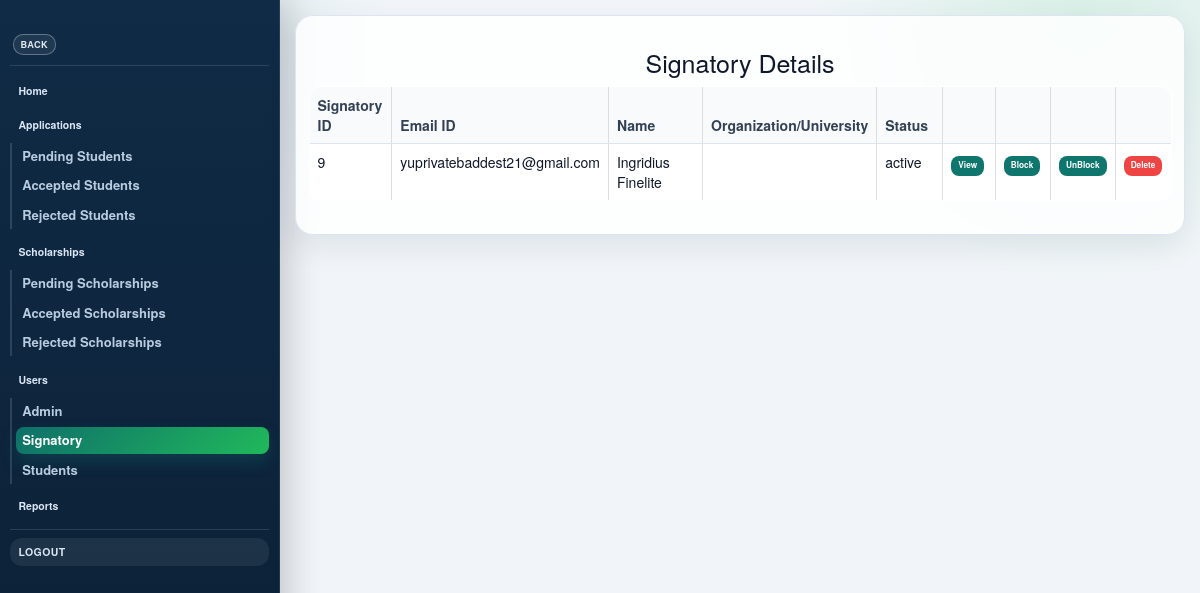
Page /admin/tempSignatoryShow.php on the committed database.
### tables this page shows
CREATE TABLE `signatory` (
  `sigID` int(11) NOT NULL AUTO_INCREMENT,
  `upMail` varchar(255) NOT NULL,
  `password` text NOT NULL,
  `firstName` varchar(255) DEFAULT '',
  `middleName` varchar(255) DEFAULT '',
  `lastName` varchar(255) DEFAULT '',
  `organization/university` varchar(255) DEFAULT '',
  `position` varchar(255) DEFAULT '',
  `contact` varchar(12) DEFAULT '',
  `status` varchar(20) NOT NULL DEFAULT 'active',
  PRIMARY KEY (`sigID`)
);

### admin/tempSignatoryShow.php (the view, shortened to what this page needs)
<!DOCTYPE HTML>
<html>
  <head>
      <link href="../css/bootstrap.min.css" rel="stylesheet">
      <link href="../css/admin.css" rel="stylesheet">
      <link href="../css/pages/admin.css" rel="stylesheet">
  </head>
  <body class="app-shell">
    <div class="app-page">
      <?php require __DIR__ . '/../includes/nav-admin.php'; ?>
				<article id="main">
						<section class="content-card container">
								<div class="content">
									<section>
                    <h1 style="text-align:center; font-size:25px">Signatory Details</h1>
                    <?php
$conn = getDbConnection();
                      $sql = "SELECT * FROM signatory";
                      $result = $conn->query($sql);
                      if ($result->num_rows > 0) {
                        ?>
                        <table class="table table-bordered">
                          <thead>
                              <tr>
                                  <th style="width:10%">Signatory ID</th>
                                  <th style="width:16%">Email ID</th>
                                  <th style="width:20%">Name</th>
                                  <th style="width:20%">Organization/University</th>
                                  <th style="width:10%">Status</th>
                                  <th style="width:7%"></th>
                                  <th style="width:7%"></th>
                                  <th style="width:7%"></th>
                                  <th style="width:7%"></th>
                              </tr>
                          </thead>
                          <tbody>
                        <?php
                          while($row = $result->fetch_assoc()) {
                              $sigID =$row['sigID'];
                              $email = $row['upMail'];
                              $name = $row['firstName']." ".$row['lastName'];
                              $org = $row['organization/university'];
                              $status = $row['status'];
                          ?>
                              <tr>
                                <td><?php echo $sigID; ?></td>
                                <td><?php echo $email; ?></td>
                                <td><?php echo $name; ?></td>
                                <td><?php echo $org; ?></td>
                                <td><?php echo $status; ?></td>
                                <td>
                                  <form action="adminShowUser.php" method="post">
                                    <button name="showUser" value="showSig">View</button>
                                  </form>
                                </td>
                                <td>
                                  <form name="blockform" method="post" onsubmit="confirmblock(this)" action="../backend/adminBlockUser.php">
                                    <button  name="blockUser" id="blockUserbtn" value="blockSig" <?php if($row['status'] === "inactive"){
                                      echo "disabled";
                                      echo " style = 'color:#fff'";
                                    } ?>>Block</button>
                                  </form>
                                </td>
                                <td>
                                  <form name="unblockform" action="../backend/adminUnblockUser.php" onsubmit="confirmunblock(this)"  method="post">
                                    <button name="unblockUser" id="unblockUserbtn" value="unblockSig" <?php if($row['status'] === "active"){
                                      echo "disabled";
                                      echo " style = 'color:#fff'";
                                    } ?>>UnBlock</button>
                                  </form>
                                </td>
                                <td>
                                  <form action="../backend/adminDeleteUser.php" method="post" onsubmit="return confirm('Delete this signatory profile permanently? This will remove their scholarships and related applications.');">
                                    <button type="submit" style="background:#ef4444;color:#fff;">Delete</button>
                                  </form>
                                </td>
                              </tr>
                          <?php } ?>
                        </tbody>
                      </table>
                      <?php
                        } else {
                            echo "No result";
                        }
                    ?>
									</section>
								</div>
						</section>
				</article>
		</div>
	</body>
</html>

### css/admin.css (style rules this page uses)
:root { --admin-bg-0: #f4f7fb; --admin-bg-1: #e7eef8; --admin-ink: #182432; --admin-ink-soft: #4f6279; --admin-accent: #0f766e; --admin-accent-2: #22c55e; --admin-surface: #ffffff; --admin-border: #d3deeb; }
body.app-shell { margin: 0; min-height: 100vh; background: radial-gradient(circle at 8% 4%, rgba(15, 118, 110, 0.12), transparent 22%), radial-gradient(circle at 90% 2%, rgba(34, 197, 94, 0.12), transparent 20%), #f1f5f9; color: #0f172a; }
.app-page { display: grid; grid-template-columns: 280px minmax(0, 1fr); min-height: 100vh; }
article#main { grid-column: 2; width: 100%; padding: 1.5rem 1.5rem 0; }
.content-card.container, section.content-card.container { width: 100%; max-width: none; margin: 0; background: rgba(255, 255, 255, 0.84); backdrop-filter: blur(3px); border: 1px solid #dbe4ef; border-radius: 18px; box-shadow: 0 12px 30px rgba(15, 23, 42, 0.08); padding: 1.25rem; }
.content-card .content { overflow-x: auto; }
.content-card h1, .content-card h2, .content-card h3, .content-card h4 { color: #0f172a; }
.content-card table { background: #ffffff; border-radius: 12px; overflow: hidden; }
.content-card .table > thead > tr > th { background: #f8fafc; color: #334155; border-bottom: 1px solid #dbe4ef; }
.content-card .table > tbody > tr > td, .content-card .table > tbody > tr > th { border-top: 1px solid #edf2f7; }
.content-card button, .content-card input[type="submit"] { border: none; border-radius: 8px; padding: 0.4rem 0.7rem; font-size: 0.83rem; font-weight: 600; background: #0f766e; color: #ffffff; transition: background 0.2s ease, transform 0.2s ease; }

### rows in the picture
signatory: sigID "9", upMail "yuprivatebaddest21@gmail.com", name "Ingridius Finelite", status "active"
